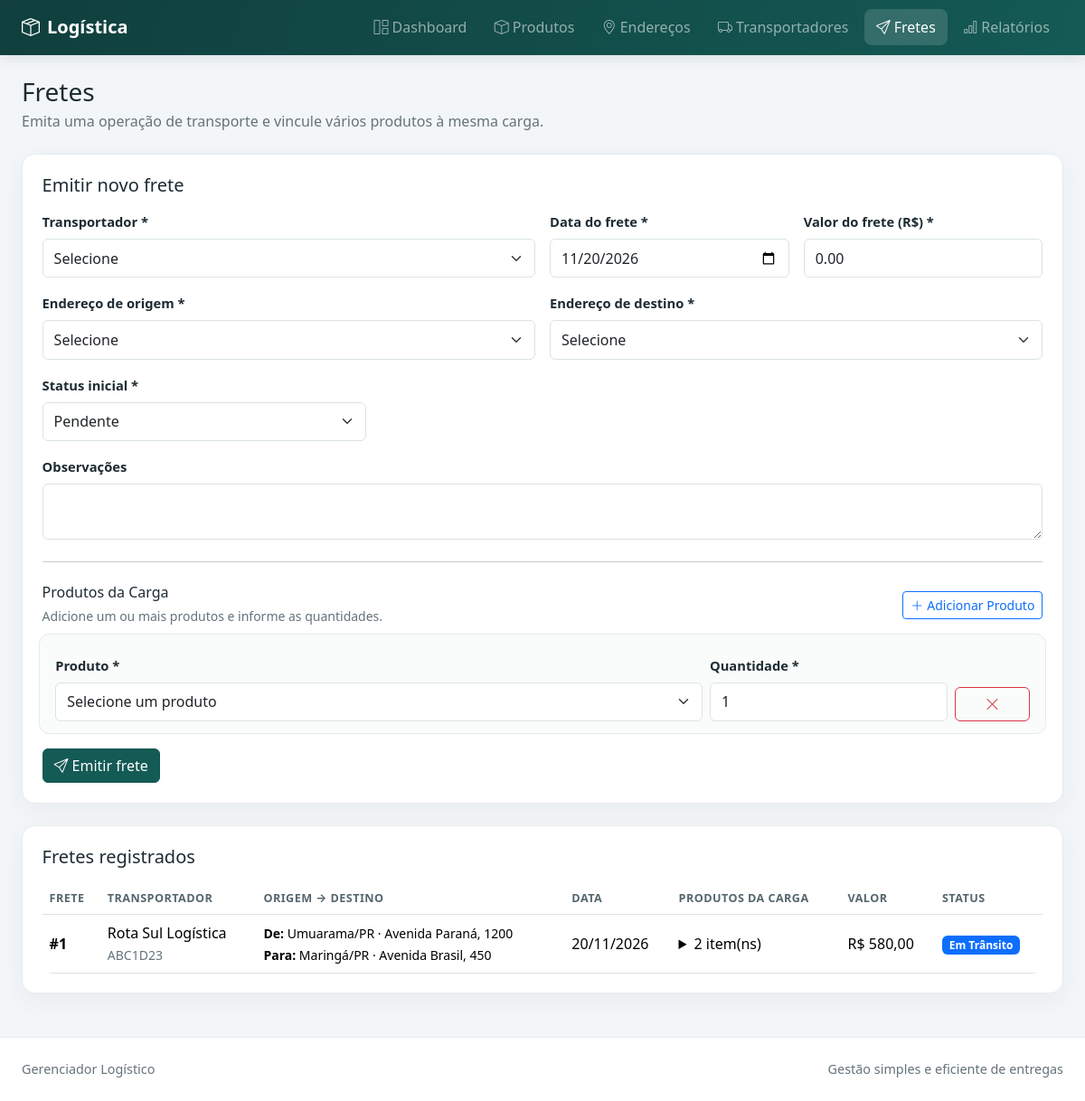
Page /pages/fretes.php on the committed database.
### tables this page shows
CREATE TABLE IF NOT EXISTS fretes (
    id INT UNSIGNED AUTO_INCREMENT PRIMARY KEY,
    transportador_id INT UNSIGNED NOT NULL,
    endereco_origem_id INT UNSIGNED NOT NULL,
    endereco_destino_id INT UNSIGNED NOT NULL,
    data_frete DATE NOT NULL,
    status ENUM('Pendente', 'Em Trânsito', 'Entregue') NOT NULL DEFAULT 'Pendente',
    valor_frete DECIMAL(12,2) NOT NULL DEFAULT 0,
    observacoes TEXT NULL,
    criado_em TIMESTAMP NOT NULL DEFAULT CURRENT_TIMESTAMP,
    CONSTRAINT fk_fretes_transportador FOREIGN KEY (transportador_id)
        REFERENCES transportadores (id) ON UPDATE CASCADE ON DELETE RESTRICT,
    CONSTRAINT fk_fretes_origem FOREIGN KEY (endereco_origem_id)
        REFERENCES enderecos (id) ON UPDATE CASCADE ON DELETE RESTRICT,
    CONSTRAINT fk_fretes_destino FOREIGN KEY (endereco_destino_id)
        REFERENCES enderecos (id) ON UPDATE CASCADE ON DELETE RESTRICT,
    INDEX idx_fretes_data_status (data_frete, status)
);

CREATE TABLE IF NOT EXISTS transportadores (
    id INT UNSIGNED AUTO_INCREMENT PRIMARY KEY,
    nome_razao VARCHAR(180) NOT NULL,
    documento VARCHAR(20) NOT NULL,
    telefone VARCHAR(30) NOT NULL,
    veiculo_modelo VARCHAR(120) NOT NULL,
    placa VARCHAR(10) NOT NULL,
    UNIQUE KEY uk_transportadores_documento (documento),
    UNIQUE KEY uk_transportadores_placa (placa)
);

CREATE TABLE IF NOT EXISTS enderecos (
    id INT UNSIGNED AUTO_INCREMENT PRIMARY KEY,
    cep CHAR(9) NOT NULL,
    logradouro VARCHAR(180) NOT NULL,
    numero VARCHAR(30) NOT NULL,
    bairro VARCHAR(120) NOT NULL,
    cidade VARCHAR(120) NOT NULL,
    uf CHAR(2) NOT NULL,
    referencia VARCHAR(255) NULL
);

### includes/funcoes.php (called while the page is built, shortened)
<?php
function e(mixed $value): string
{
    return htmlspecialchars((string) $value, ENT_QUOTES | ENT_SUBSTITUTE, 'UTF-8');
}

### pages/fretes.php (the view, shortened to what this page needs)
<?php
require_once __DIR__ . '/../config/conexao.php';
require_once __DIR__ . '/../includes/funcoes.php';
$transportadores = $pdo->query('SELECT id, nome_razao, placa FROM transportadores ORDER BY nome_razao')->fetchAll();
$enderecos = $pdo->query('SELECT * FROM enderecos ORDER BY cidade, logradouro')->fetchAll();
$produtos = $pdo->query('SELECT id, nome, peso_kg FROM produtos ORDER BY nome')->fetchAll();
$fretes = $pdo->query('SELECT f.*, t.nome_razao AS transportador, t.placa, origem.cep AS origem_cep, origem.logradouro AS origem_logradouro, origem.numero AS origem_numero, origem.cidade AS origem_cidade, origem.uf AS origem_uf, destino.cep AS destino_cep, destino.logradouro AS destino_logradouro, destino.numero AS destino_numero, destino.cidade AS destino_cidade, destino.uf AS destino_uf FROM fretes f JOIN transportadores t ON t.id=f.transportador_id JOIN enderecos origem ON origem.id=f.endereco_origem_id JOIN enderecos destino ON destino.id=f.endereco_destino_id ORDER BY f.data_frete DESC, f.id DESC')->fetchAll();
$itensFrete = [];
if ($fretes) {
    $stmtItens = $pdo->query('SELECT fi.frete_id, fi.quantidade, p.nome, p.peso_kg FROM frete_itens fi JOIN produtos p ON p.id=fi.produto_id ORDER BY p.nome');
    foreach ($stmtItens as $item) $itensFrete[$item['frete_id']][] = $item;
}
$statusClasses = ['Pendente' => 'warning', 'Em Trânsito' => 'primary', 'Entregue' => 'success'];
require __DIR__ . '/../includes/header.php';
?>
<div class="page-heading"><h1 class="h3 mb-1">Fretes</h1><p class="mb-0">Emita uma operação de transporte e vincule vários produtos à mesma carga.</p></div>
<section class="panel mb-4">
    <h2 class="h5 mb-3">Emitir novo frete</h2>
    <?php if (!$transportadores || count($enderecos) < 2 || !$produtos): ?>
        <div class="alert alert-warning mb-0">Para emitir um frete, cadastre ao menos um transportador, dois endereços e um produto. A carga pode conter múltiplos itens.</div>
    <?php else: ?>
    <form action="../actions/frete_action.php" method="post">
        <div class="row g-3">
            <div class="col-md-6"><label class="form-label" for="transportador_id">Transportador *</label><select class="form-select" id="transportador_id" name="transportador_id" required><option value="">Selecione</option></select></div>
            <div class="col-md-3"><label class="form-label" for="data_frete">Data do frete *</label><input class="form-control" id="data_frete" name="data_frete" type="date" required value="<?= e(date('Y-m-d')) ?>"></div>
            <div class="col-md-3"><label class="form-label" for="valor_frete">Valor do frete (R$) *</label><input class="form-control" id="valor_frete" name="valor_frete" type="number" min="0" step="0.01" required value="0.00"></div>
            <div class="col-md-6"><label class="form-label" for="endereco_origem_id">Endereço de origem *</label><select class="form-select" id="endereco_origem_id" name="endereco_origem_id" required><option value="">Selecione</option></select></div>
            <div class="col-md-6"><label class="form-label" for="endereco_destino_id">Endereço de destino *</label><select class="form-select" id="endereco_destino_id" name="endereco_destino_id" required><option value="">Selecione</option></select></div>
            <div class="col-md-4"><label class="form-label" for="status">Status inicial *</label><select class="form-select" id="status" name="status"><option>Pendente</option><option>Em Trânsito</option><option>Entregue</option></select></div>
            <div class="col-12"><label class="form-label" for="observacoes">Observações</label><textarea class="form-control" id="observacoes" name="observacoes" rows="2"></textarea></div>
        </div>
        <hr class="my-4">
        <div class="d-flex flex-column flex-sm-row justify-content-between align-items-sm-center gap-2 mb-3">
            <div><h3 class="h6 mb-1">Produtos da Carga</h3><small class="text-muted">Adicione um ou mais produtos e informe as quantidades.</small></div>
            <button type="button" class="btn btn-sm btn-outline-primary" data-adicionar-produto><i class="bi bi-plus-lg me-1"></i>Adicionar Produto</button>
        </div>
        <div class="d-grid gap-2" data-produtos-lista></div>
        <template id="produto-frete-template">
            <div class="item-row row g-2 align-items-end">
                <div class="col-md-8"><label class="form-label">Produto *</label><select class="form-select" name="produto_id[]" required><option value="">Selecione um produto</option></select></div>
                <div class="col-md-3"><label class="form-label">Quantidade *</label><input class="form-control" name="quantidade[]" type="number" min="1" step="1" required value="1"></div>
                <div class="col-md-1 d-grid"><button class="btn btn-outline-danger" type="button" data-remover-produto aria-label="Remover produto"><i class="bi bi-x-lg"></i></button></div>
            </div>
        </template>
        <div class="mt-3"><button class="btn btn-primary" type="submit"><i class="bi bi-send me-1"></i>Emitir frete</button></div>
    </form>
    <?php endif; ?>
</section>
<section class="panel">
    <h2 class="h5 mb-3">Fretes registrados</h2>
    <div class="table-responsive"><table class="table table-hover mb-0">
        <thead><tr><th>Frete</th><th>Transportador</th><th>Origem → Destino</th><th>Data</th><th>Produtos da carga</th><th>Valor</th><th>Status</th></tr></thead>
        <tbody>
        <?php foreach ($fretes as $frete): ?>
            <tr>
                <td class="fw-semibold">#<?= (int) $frete['id'] ?></td>
                <td><?= e($frete['transportador']) ?><br><small class="text-muted"><?= e($frete['placa']) ?></small></td>
                <td class="frete-details"><small><strong>De:</strong> <?= e($frete['origem_cidade'] . '/' . $frete['origem_uf']) ?> · <?= e($frete['origem_logradouro'] . ', ' . $frete['origem_numero']) ?><br><strong>Para:</strong> <?= e($frete['destino_cidade'] . '/' . $frete['destino_uf']) ?> · <?= e($frete['destino_logradouro'] . ', ' . $frete['destino_numero']) ?></small></td>
                <td><?= e(date('d/m/Y', strtotime($frete['data_frete']))) ?></td>
                <td><details><summary><?= count($itensFrete[$frete['id']] ?? []) ?> item(ns)</summary></details></td>
                <td>R$ <?= number_format((float) $frete['valor_frete'], 2, ',', '.') ?></td>
                <td><span class="badge text-bg-<?= e($statusClasses[$frete['status']] ?? 'secondary') ?>"><?= e($frete['status']) ?></span></td>
            </tr>
        <?php endforeach; ?>
        </tbody>
    </table></div>
</section>
<?php require __DIR__ . '/../includes/footer.php'; ?>

### assets/css/style.css (style rules this page uses)
:root { --brand: #145a55; --brand-dark: #103f3d; --surface: #ffffff; --page: #f3f6f8; --ink: #1d2b32; --muted: #64737b; }
body { min-height: 100vh; display: flex; flex-direction: column; background: var(--page); color: var(--ink); }
.page-heading { margin-bottom: 1.5rem; }
.page-heading p, .text-muted { color: var(--muted) !important; }
.panel, .kpi-card { background: var(--surface); border: 1px solid #e6ecef; border-radius: .9rem; box-shadow: 0 8px 26px rgb(32 54 62 / 5%); }
.panel { padding: 1.35rem; }
.table { --bs-table-bg: transparent; vertical-align: middle; }
.table thead th { color: #56666e; font-size: .79rem; font-weight: 700; letter-spacing: .035em; text-transform: uppercase; white-space: nowrap; }
.table-responsive { border-radius: .65rem; }
.form-label { font-weight: 600; font-size: .92rem; }
.form-control, .form-select { min-height: 2.7rem; border-color: #dbe3e7; }
.btn-primary { --bs-btn-bg: var(--brand); --bs-btn-border-color: var(--brand); --bs-btn-hover-bg: var(--brand-dark); --bs-btn-hover-border-color: var(--brand-dark); --bs-btn-active-bg: var(--brand-dark); }
.item-row { border: 1px solid #e3eaed; border-radius: .7rem; background: #fafcfc; padding: .85rem; }
.frete-details { min-width: 12rem; }

### rows in the picture
fretes: id "1", transportador.nome_razao "Rota Sul Logística", transportador.placa "ABC1D23", endereco_origem.uf "Umuarama/PR", endereco_origem.numero "Avenida Paraná, 1200", endereco_destino.uf "Maringá/PR", endereco_destino.numero "Avenida Brasil, 450", data_frete "20/11/2026", id "2", valor_frete "580,00", status "Em Trânsito"

### other values in the picture
$rotulo "Dashboard"
$rotulo "Produtos"
$rotulo "Endereços"
$rotulo "Transportadores"
$rotulo "Fretes"
$rotulo "Relatórios"
